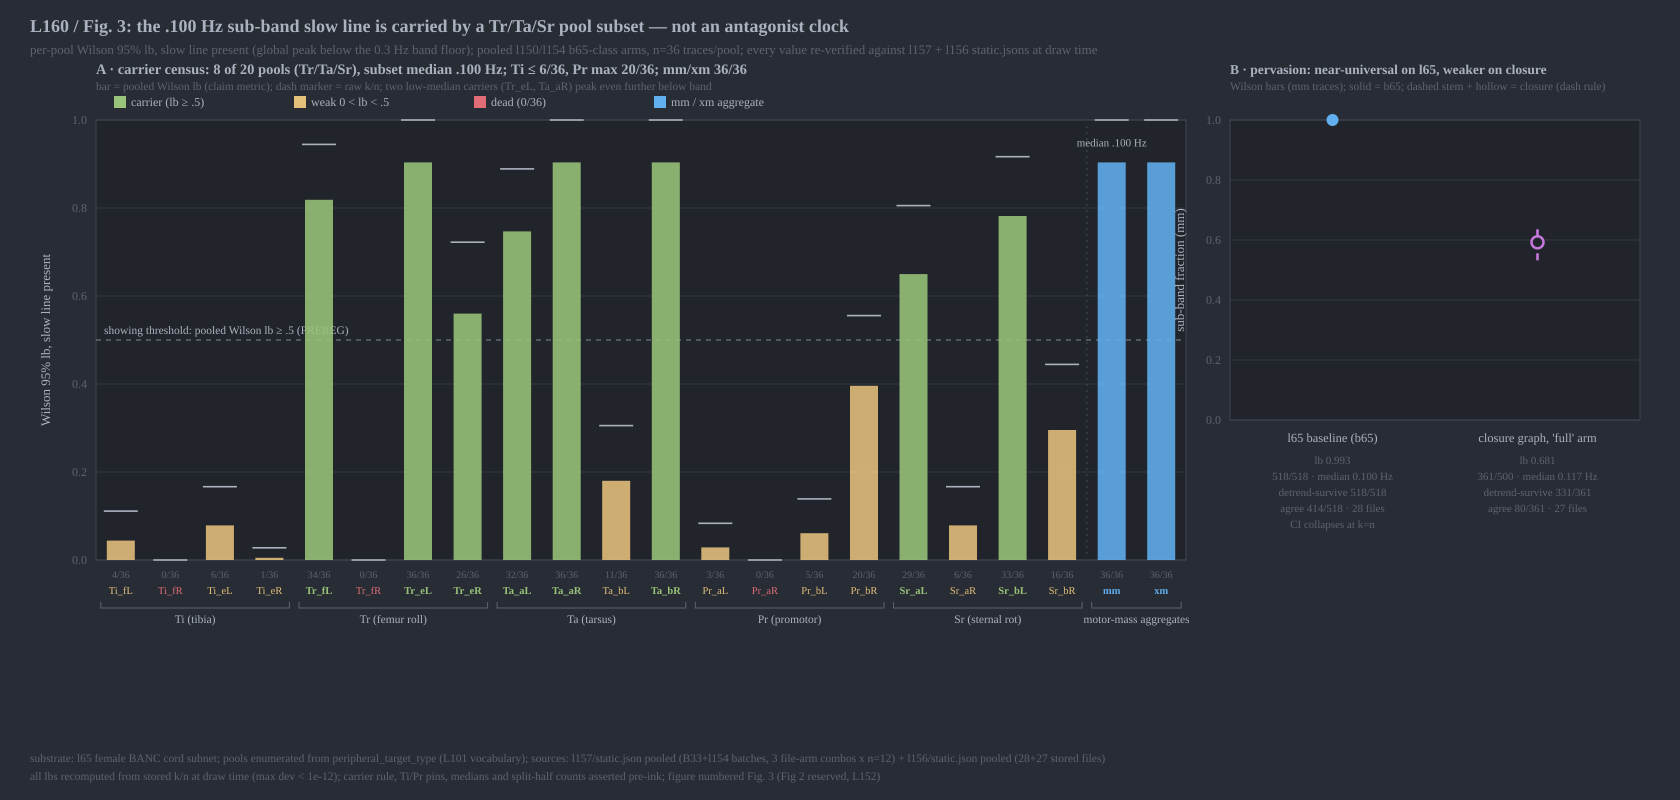

Here is the Python script that generated this plot:
"""L160 figure: the .100 Hz sub-band slow line is carried by a Tr/Ta/Sr pool
subset, not an antagonist clock. Hand-built SVG (house style; matplotlib absent).
Numbered Fig. 3: Fig 1 = l136 transition law, Fig 2 is reserved for the L152
clamp-vs-cut grid (seeded earlier, owner-gated) — collision disclosed in LANE.md.
Before drawing ANY element, re-verify every plotted value against the SOURCE
static jsons (l157 + l156) and recompute Wilson lbs from stored k/n (L44 rule).
"""
import json
import math
import os
import subprocess

BANC = os.path.expanduser("~/critters/peabrain-lab/banc")
S157 = json.load(open(f"{BANC}/l157/static.json"))
S156 = json.load(open(f"{BANC}/l156/static.json"))
P = S157["pooled"]


def wilson(k, n, z=1.959963984540054):
    if n == 0:
        return 0.0, 0.0
    p = k / n
    den = 1 + z * z / n
    ctr = (p + z * z / (2 * n)) / den
    hw = z * math.sqrt(p * (1 - p) / n + z * z / (4 * n * n)) / den
    return ctr - hw, ctr + hw


# ---------------- source re-verification (defense vs hand-edited jsons) -----
POOLS = ["Ti_fL", "Ti_fR", "Ti_eL", "Ti_eR", "Tr_fL", "Tr_fR", "Tr_eL", "Tr_eR",
         "Ta_aL", "Ta_aR", "Ta_bL", "Ta_bR", "Pr_aL", "Pr_aR", "Pr_bL", "Pr_bR",
         "Sr_aL", "Sr_aR", "Sr_bL", "Sr_bR"]
assert list(P.keys()) == POOLS + ["mm", "xm"], "pooled key set/order drifted"
for k, e in P.items():
    lb, ub = wilson(e["below"], e["n"])
    assert e["n"] == 36, k
    assert abs(e["wilson_lb"] - lb) < 1e-12, (k, e["wilson_lb"], lb)
CARRIER = [k for k in POOLS if P[k]["wilson_lb"] >= 0.5]          # PREREG rule
assert CARRIER == ["Tr_fL", "Tr_eL", "Tr_eR", "Ta_aL", "Ta_aR", "Ta_bR",
                   "Sr_aL", "Sr_bL"], CARRIER
assert len(CARRIER) == 8
assert max(P[k]["below"] for k in POOLS if k.startswith("Ti")) <= 6
assert max(P[k]["below"] for k in POOLS if k.startswith("Pr")) == 20
assert P["mm"]["below"] == P["xm"]["below"] == P["mm"]["n"] == 36
med_mm = P["mm"]["med_f_below"]
assert abs(med_mm - 0.10011638190876199) < 1e-9
carmed = sorted(P[k]["med_f_below"] for k in CARRIER)
subset_med = (carmed[3] + carmed[4]) / 2
assert round(subset_med, 3) == 0.100, subset_med
B6 = S156["pooled"]["b65_nonjitter"]
FU = S156["pooled"]["full_nonjitter"]
for q, (k_, n_, lb_) in ((B6, (518, 518, 0.9926386477046583)),
                         (FU, (361, 500, 0.6811514003636959))):
    assert (q["below"], q["n"]) == (k_, n_) and abs(q["wilson_lb"] - lb_) < 1e-12
assert B6["files"] == 28 and FU["files"] == 27
assert round(B6["med_f_below"], 3) == 0.100 and round(FU["med_f_below"], 3) == 0.117
assert (B6["survive"], B6["agree"]) == (518, 414) and (FU["survive"], FU["agree"]) == (331, 80)
VERIFIED = True

# ---------------- palette / canvas -------------------------------------------
BG, FG, MUT = "#282c34", "#abb2bf", "#5c6370"
GRID, PANEL = "#3e4451", "#21252b"
C_CAR, C_WEAK, C_DEAD, C_AGG, C_CLO = "#98c379", "#e5c07b", "#e06c75", "#61afef", "#c678dd"
W, H = 1680, 800
o = [f'<svg xmlns="http://www.w3.org/2000/svg" width="{W}" height="{H}" viewBox="0 0 {W} {H}">',
     f'<rect width="{W}" height="{H}" fill="{BG}"/>',
     f'<text x="30" y="32" fill="{FG}" font-size="18" font-weight="bold">'
     f'L160 / Fig. 3: the .100 Hz sub-band slow line is carried by a Tr/Ta/Sr pool subset &#8212; not an antagonist clock</text>',
     f'<text x="30" y="54" fill="{MUT}" font-size="13">'
     f'per-pool Wilson 95% lb, slow line present (global peak below the 0.3 Hz band floor); pooled l150/l154 b65-class arms, n=36 traces/pool;'
     f' every value re-verified against l157 + l156 static.jsons at draw time</text>']

YTICKS = [0, .2, .4, .6, .8, 1.0]


def frame(px, py, pw, ph, ylab):
    o.append(f'<rect x="{px}" y="{py}" width="{pw}" height="{ph}" fill="{PANEL}" stroke="{GRID}"/>')
    for yv in YTICKS:
        y = py + ph - yv * ph
        o.append(f'<line x1="{px}" y1="{y:.1f}" x2="{px+pw}" y2="{y:.1f}" stroke="{GRID}" stroke-width="0.6"/>')
        o.append(f'<text x="{px-9}" y="{y+4:.1f}" fill="{MUT}" font-size="12" text-anchor="end">{yv:.1f}</text>')
    o.append(f'<text x="{px-46}" y="{py+ph/2}" fill="{FG}" font-size="13" text-anchor="middle" '
             f'transform="rotate(-90 {px-46} {py+ph/2})">{ylab}</text>')


# ---------------- Panel A: per-pool Wilson-lb bars ---------------------------
px, py, pw, ph = 96, 120, 1090, 440
frame(px, py, pw, ph, "Wilson 95% lb, slow line present")
SLOTS = POOLS + ["mm", "xm"]
FAM = [("Ti", 0, 4), ("Tr", 4, 8), ("Ta", 8, 12), ("Pr", 12, 16), ("Sr", 16, 20), ("agg", 20, 22)]
sx = lambda i: px + (i + 0.5) * pw / len(SLOTS)
sy = lambda v: py + ph - max(0.0, min(1.0, v)) * ph
# showing threshold
yTh = sy(0.5)
o.append(f'<line x1="{px}" y1="{yTh:.1f}" x2="{px+pw}" y2="{yTh:.1f}" stroke="{FG}" stroke-width="1" '
         f'stroke-dasharray="5,5" opacity="0.7"/>')
o.append(f'<text x="{px+8}" y="{yTh-6:.1f}" fill="{FG}" font-size="11.5" text-anchor="start">showing threshold: pooled Wilson lb &#8805; .5 (PREREG)</text>')
# separator before aggregate columns
xsep = (sx(19) + sx(20)) / 2
o.append(f'<line x1="{xsep:.1f}" y1="{py+6}" x2="{xsep:.1f}" y2="{py+ph-6}" stroke="{GRID}" stroke-width="1.2" stroke-dasharray="2,4"/>')
kn_labels = []
for i, name in enumerate(SLOTS):
    e = P[name]
    lb = e["wilson_lb"]
    frac = e["below"] / e["n"]
    col = C_AGG if name in ("mm", "xm") else (C_CAR if name in CARRIER else (C_DEAD if e["below"] == 0 else C_WEAK))
    x = sx(i)
    o.append(f'<rect x="{x-14:.1f}" y="{sy(lb):.1f}" width="28" height="{py+ph-sy(lb):.1f}" fill="{col}" opacity="0.88"/>')
    o.append(f'<line x1="{x-17:.1f}" y1="{sy(frac):.1f}" x2="{x+17:.1f}" y2="{sy(frac):.1f}" stroke="{FG}" stroke-width="1.6"/>')
    kn = f"{e['below']}/{e['n']}"
    kn_labels.append(kn)
    bold = ' font-weight="bold"' if name in CARRIER or name in ("mm", "xm") else ""
    o.append(f'<text x="{x:.1f}" y="{py+ph+18}" fill="{MUT}" font-size="10" text-anchor="middle">{kn}</text>')
    o.append(f'<text x="{x:.1f}" y="{py+ph+34}" fill="{col}" font-size="10.5" text-anchor="middle"{bold}>{name}</text>')
# family brackets
FNAMES = {"Ti": "tibia", "Tr": "femur roll", "Ta": "tarsus", "Pr": "promotor", "Sr": "sternal rot"}
for fam, i0, i1 in FAM:
    xa, xb = sx(i0) - 20, sx(i1 - 1) + 20
    yb = py + ph + 48
    o.append(f'<path d="M {xa:.1f} {yb-6:.1f} L {xa:.1f} {yb:.1f} L {xb:.1f} {yb:.1f} L {xb:.1f} {yb-6:.1f}" fill="none" stroke="{MUT}" stroke-width="1"/>')
    lbl = fam if fam != "agg" else "motor-mass aggregates"
    if fam != "agg":
        lbl = f"{fam} ({FNAMES[fam]})"
    o.append(f'<text x="{(xa+xb)/2:.1f}" y="{yb+15}" fill="{FG}" font-size="11.5" text-anchor="middle">{lbl}</text>')
# .100 Hz annotation at mm
xmm = sx(20)
o.append(f'<text x="{xmm:.1f}" y="{sy(P["mm"]["wilson_lb"])-16:.1f}" fill="{FG}" font-size="11" text-anchor="middle">median .100 Hz</text>')
# legend
LEGL = [("carrier (lb &#8805; .5)", C_CAR), ("weak 0 &lt; lb &lt; .5", C_WEAK), ("dead (0/36)", C_DEAD), ("mm / xm aggregate", C_AGG)]
for j, (nm, col) in enumerate(LEGL):
    o.append(f'<rect x="{px+18+j*180}" y="{py-24}" width="12" height="12" fill="{col}"/>')
    o.append(f'<text x="{px+35+j*180}" y="{py-14}" fill="{FG}" font-size="12">{nm}</text>')
o.append(f'<text x="{px}" y="{py-46}" fill="{FG}" font-size="14.5" font-weight="bold">'
         f'A &#183; carrier census: 8 of 20 pools (Tr/Ta/Sr), subset median .100 Hz; Ti &#8804; 6/36, Pr max 20/36; mm/xm 36/36</text>')
o.append(f'<text x="{px}" y="{py-30}" fill="{MUT}" font-size="11.5">bar = pooled Wilson lb (claim metric); dash marker = raw k/n; two low-median carriers (Tr_eL, Ta_aR) peak even further below band</text>')

# ---------------- Panel B: b65 vs closure (dash separation) -----------------
bx, by, bw, bh = 1230, 120, 410, 300
frame(bx, by, bw, bh, "sub-band fraction (mm)")
BARSB = [("l65 baseline (b65)", B6, C_AGG, None), ("closure graph, 'full' arm", FU, C_CLO, "7,5")]  # dash on closure stem
for j, (lab, q, col, dash) in enumerate(BARSB):
    lb, ub = wilson(q["below"], q["n"])
    assert abs(lb - q["wilson_lb"]) < 1e-12
    phat = q["below"] / q["n"]
    x = bx + (j + 0.5) * bw / 2
    dashattr = f' stroke-dasharray="{dash}"' if dash else ""
    o.append(f'<line x1="{x:.1f}" y1="{sy(lb):.1f}" x2="{x:.1f}" y2="{sy(ub):.1f}" stroke="{col}" stroke-width="2.6"{dashattr}/>')
    if dash:
        o.append(f'<circle cx="{x:.1f}" cy="{sy(phat):.1f}" r="6" fill="{PANEL}" stroke="{col}" stroke-width="2.5"/>')
    else:
        o.append(f'<circle cx="{x:.1f}" cy="{sy(phat):.1f}" r="6" fill="{col}"/>')
    for dy, ln in enumerate(lab.split("\n")):
        o.append(f'<text x="{x:.1f}" y="{by+bh+22+dy*15}" fill="{FG}" font-size="12.5" text-anchor="middle">{ln}</text>')
    sub = [f"lb {round(q['wilson_lb'],3):.3f}",
           f"{q['below']}/{q['n']} &#183; median {round(q['med_f_below'],3):.3f} Hz",
           f"detrend-survive {q['survive']}/{q['below']}",
           f"agree {q['agree']}/{q['below']} &#183; {q['files']} files"]
    if not dash:
        sub.append("CI collapses at k=n")
    for dy, ln in enumerate(sub):
        o.append(f'<text x="{x:.1f}" y="{by+bh+44+dy*16}" fill="{MUT}" font-size="11" text-anchor="middle">{ln}</text>')
o.append(f'<text x="{bx}" y="{by-46}" fill="{FG}" font-size="13.5" font-weight="bold">B &#183; pervasion: near-universal on l65, weaker on closure</text>')
o.append(f'<text x="{bx}" y="{by-30}" fill="{MUT}" font-size="11.5">Wilson bars (mm traces); solid = b65; dashed stem + hollow = closure (dash rule)</text>')

# footer provenance
o.append(f'<text x="30" y="{H-38}" fill="{MUT}" font-size="11.5">'
         f'substrate: l65 female BANC cord subnet; pools enumerated from peripheral_target_type (L101 vocabulary); '
         f'sources: l157/static.json pooled (B33+l154 batches, 3 file-arm combos x n=12) + l156/static.json pooled (28+27 stored files)</text>')
o.append(f'<text x="30" y="{H-20}" fill="{MUT}" font-size="11.5">'
         f'all lbs recomputed from stored k/n at draw time (max dev &lt; 1e-12); carrier rule, Ti/Pr pins, medians and split-half counts asserted pre-ink; figure numbered Fig. 3 (Fig 2 reserved, L152)</text>')
o.append("</svg>")

svg = "\n".join(o) + "\n"
open(f"{BANC}/l160/fig_l160.svg", "w").write(svg)
subprocess.run(["rsvg-convert", "-w", "2520", "-o", f"{BANC}/l160/fig_l160.png",
                f"{BANC}/l160/fig_l160.svg"], check=True)
# numeral trace guard: every k/n label is in the text layer
joined = " ".join(__import__("re").findall(r"<text[^>]*>(.*?)</text>", svg, __import__("re").S))
missing = [f"{n}:{k}" for n, k in zip(SLOTS, kn_labels) if k not in joined]
assert not missing, missing
print("figure written:", f"{BANC}/l160/fig_l160.png", os.path.getsize(f"{BANC}/l160/fig_l160.png"), "bytes")
print("source re-verification asserts: ALL GREEN (22 pooled lbs + 2 l156 arms recomputed; carrier/Ti/Pr/median/split-half pins)")
